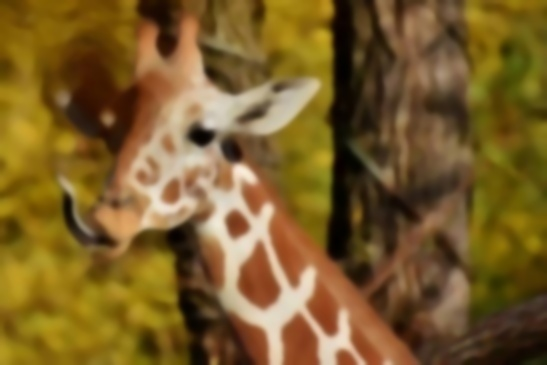
#> input picture imagenes/jirafa.jpg, 547 x 365 px, found by its file name
$ python ejemplo2_contornos.py
#> lines starting #> are read from the running program, lines starting #| are printed output that depends on the picture; after the words box and inside, x2 and y2 are one past the last pixel; in counts of white or black regions, pixels touching at a corner belong together
print("Johan Paulo Aros Reveles NC 0016 Problema 4")
print("EJEMPLO 2 — Detección de contornos")

import cv2

# Cargar imagen
imagen = cv2.imread("jirafa.jpg")
#> imagen is the input picture: shape (365, 547, 3); mean B, G, R 41.2, 93.6, 122

# Comprobar imagen
if imagen is None:
    print("Error: no se pudo cargar la imagen.")
    exit()

# Convertir a escala de grises
gris = cv2.cvtColor(imagen, cv2.COLOR_BGR2GRAY)
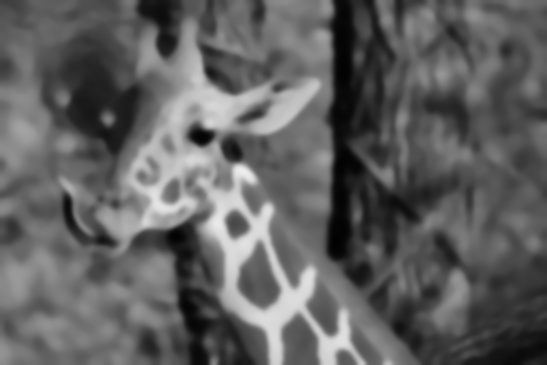
#> gris: shape (365, 547); min 1, max 238, mean 96.1

# Convertir a imagen binaria mediante umbral
_, binaria = cv2.threshold(
    gris,
    127,
    255,
    cv2.THRESH_BINARY
)
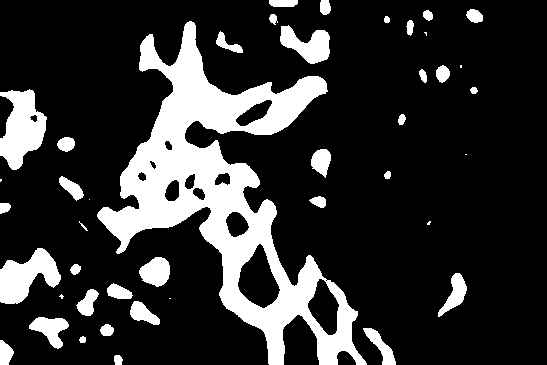
#> binaria: shape (365, 547); 19.4% white; 43 white regions (8 under 20 px)

# Detectar contornos
contornos, jerarquia = cv2.findContours(
    binaria,
    cv2.RETR_EXTERNAL,
    cv2.CHAIN_APPROX_SIMPLE
)
#> contornos = 43 contours, 9 with area under 20; largest, box (x1, y1, x2, y2) and area: (97, 21, 367, 365) 30070, (0, 89, 47, 170) 2300, (0, 248, 61, 304) 1844, (280, 25, 330, 64) 1036, (139, 257, 170, 287) 630; jerarquia = 43 rows, first 6: [1, -1, -1, -1], [2, 0, -1, -1], [3, 1, -1, -1], [4, 2, -1, -1], [5, 3, -1, -1], [6, 4, -1, -1]

# Dibujar los contornos
resultado = imagen.copy()

cv2.drawContours(
    resultado,
    contornos,
    -1,
    (0, 255, 0),
    2
)
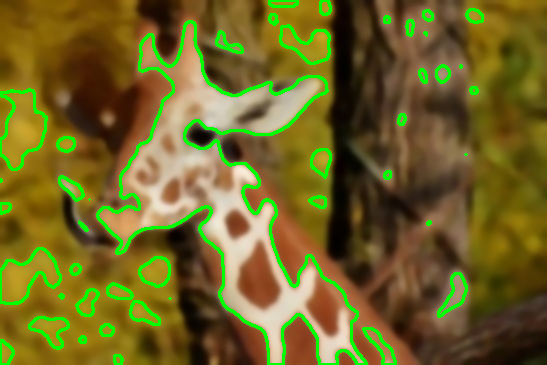
#> resultado: shape (365, 547, 3); 6.77% of pixels changed, all inside (x1, y1, x2, y2) = (0, 0, 484, 365)

# Mostrar resultados
cv2.imshow("Imagen original", imagen)
cv2.imshow("Imagen binaria", binaria)
cv2.imshow("Contornos detectados", resultado)

# Guardar resultado
cv2.imwrite(
    "../resultados/ejemplo2_contornos.jpg",
    resultado
)

print("Cantidad de contornos encontrados:", len(contornos))
#| Cantidad de contornos encontrados: 43
print("Resultado guardado en resultados/ejemplo2_contornos.jpg")

# Esperar
cv2.waitKey(0)

# Cerrar ventanas
cv2.destroyAllWindows()

print("Johan Paulo Aros Reveles NC 0016 Problema 4")
print("EJEMPLO 2 — Detección de contornos")
